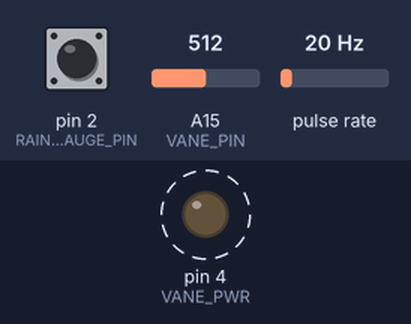
A sketch run on a simulated Arduino Mega 2560, built with avr-gcc and run on an emulated ATmega2560. Shown: output pins drawn as LEDs (lit = HIGH). Wiring (inferred from the names in the program): pulse sensor: data pin 3. Dashed ring = blinking. Inputs (shaded band) come from the test bench; at power-on: pin 2 (RAIN_GAUGE_PIN) HIGH, A15 (VANE_PIN) = 512, pulse rate 20 Hz. What the sketch prints to the serial monitor is not drawn.

Above: at 1.0 s.
Timing chart, 0 to 4.6 s (numbered marks = the images above):
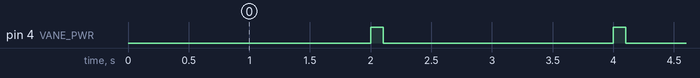

Measured:
- by itself, pin 4 (VANE_PWR): alternates HIGH for 0.10 s and LOW for 1.9 s

The sketch:

ver2.ino
```cpp
#define ANEMOMETER_PIN 3
#define ANEMOMETER_INT 1
#define VANE_PWR 4
#define VANE_PIN A15
#define RAIN_GAUGE_PIN 2
#define RAIN_GAUGE_INT 0

#define uint  unsigned int
#define ulong unsigned long

ulong nextCalcSpeed;                // When we next calc the wind speed
ulong nextCalcDir;                  // When we next calc the direction
ulong nextCalcRain;                  // When we next calc the rain drop
ulong time;                         // Millis() at each start of loop().

#define MSECS_CALC_WIND_SPEED 60000
#define MSECS_CALC_WIND_DIR   2000
#define MSECS_CALC_RAIN_FALL  90000

void setup()
{
  Serial.begin(9600);
  pinMode(ANEMOMETER_PIN,INPUT);
  digitalWrite(ANEMOMETER_PIN,HIGH);  // Turn on the internal Pull Up Resistor
  pinMode(RAIN_GAUGE_PIN,INPUT);
  digitalWrite(RAIN_GAUGE_PIN,HIGH);  // Turn on the internal Pull Up Resistor
  pinMode(VANE_PWR,OUTPUT);
  digitalWrite(VANE_PWR,LOW);
  //Specifies a named Interrupt Service Routine (ISR) to call when an interrupt occurs. Replaces any previous function that was attached to the interrupt.
  //Most Arduino boards have two external interrupts: numbers 0 (on digital pin 2) and 1 (on digital pin 3).
  attachInterrupt(RAIN_GAUGE_INT,rainGageClick,FALLING);
  attachInterrupt(ANEMOMETER_INT,anemometerClick,FALLING);

   interrupts();
   nextCalcRain = millis() + MSECS_CALC_RAIN_FALL;
   nextCalcSpeed = millis() + MSECS_CALC_WIND_SPEED;
   nextCalcDir   = millis() + MSECS_CALC_WIND_DIR;
}

void loop() {
   time = millis();

   if (time >= nextCalcSpeed) {
      double windSpeed = getUnitWind();
      Serial.print("Wind speed: ");
       Serial.print(windSpeed);
       Serial.print("  Wind speed in knots: ");
       double knots = windSpeed * 0.868976;
       Serial.println(knots);
      nextCalcSpeed = time + MSECS_CALC_WIND_SPEED;
   }
   if (time >= nextCalcDir) {
     double dir;
     dir = getWindVane();
      nextCalcDir = time + MSECS_CALC_WIND_DIR;
      Serial.print("Direction ");
      Serial.print(dir);
      Serial.print("          ");

      double gust =  getGust();
      Serial.print("  Gust is: ");
      Serial.print(gust);

       //calcWindSpeed();
      Serial.print("          ");
      Serial.print("ver2 function: ");
      calcWindSpeed();
      Serial.println();
   }
   if (time >= nextCalcRain) {
      double rain = getUnitRain();
      Serial.print("Rain Fall: ");
       Serial.println(rain);
      nextCalcRain = time + MSECS_CALC_RAIN_FALL;
   }

}


static int vaneValues[] PROGMEM=      {66, 84, 92, 127, 184, 244, 287,406,461,600, 631, 702,786,827, 889, 946};
static int vaneDirections[] PROGMEM={1125,675,900,1575,1350,2025,1800,225,450,2475,2250,3375,0,2925,3150,2700};

double getWindVane()
{
  analogReference(DEFAULT);
  digitalWrite(VANE_PWR,HIGH);
  delay(100);
  for(int n=0;n<10;n++)
  {
    analogRead(VANE_PIN);
  }

  unsigned int reading=analogRead(VANE_PIN);
  //Serial.println("");
  //Serial.println(reading);
  digitalWrite(VANE_PWR,LOW);
  unsigned int lastDiff=2048;

  for (int n=0;n<16;n++)
  {
    int diff=reading-pgm_read_word(&vaneValues[n]);
    diff=abs(diff);
    //Serial.println(diff);
    if(diff==0)
       return pgm_read_word(&vaneDirections[n])/10.0;

    if(diff>lastDiff)
    {
      return pgm_read_word(&vaneDirections[n-1])/10.0;
    }

    lastDiff=diff;
 }

  return pgm_read_word(&vaneDirections[15])/10.0;

}


#define WIND_FACTOR 2.4
#define TEST_PAUSE 60000

volatile unsigned long anem_count=0;
volatile unsigned long anem_count_2=0;
volatile unsigned long anem_last=0;
volatile unsigned long anem_min=0xffffffff;

double getUnitWind()
{
  unsigned long reading=anem_count;
  Serial.print("Anem_count: ");
  Serial.print(reading);
  Serial.println("");
  anem_count=0;
  return (WIND_FACTOR*reading)/(MSECS_CALC_WIND_SPEED/1000);
}


void calcWindSpeed() {
   int x, iSpeed;
   // This will produce kph * 10
   // (didn't calc right when done as one statement)
   long speed = 24011;
   speed *= anem_count_2;
   speed /= MSECS_CALC_WIND_DIR;
   iSpeed = speed;         // Need this for formatting below

   //Serial.print("Wind speed: ");
   x = iSpeed / 10;
   Serial.print(x);
   Serial.print('.');
   x = iSpeed % 10;
   Serial.print(x);
   Serial.println("");

   anem_count_2 = 0;        // Reset counter
}

double getGust()
{

  unsigned long reading=anem_min;
  Serial.print("Anem_min: ");
  Serial.print(reading);
  anem_min=0xffffffff;
  Serial.print("        ");
  double time=reading/1000000.0;

  return (1/(reading/1000000.0))*WIND_FACTOR;
}

void anemometerClick()
{
  long thisTime=micros()-anem_last;
  anem_last=micros();
  //Deboucning interrupts that occurs within 500μs or 0.0005s since the last interrupt
  if(thisTime>500)
  {
    anem_count++;
    anem_count_2++;
    //Serial.println("Click");
    //Serial.println("");
    if(thisTime<anem_min)
    {
      anem_min=thisTime;
    }

  }
}


#define RAIN_FACTOR 0.2794

volatile unsigned long rain_count=0;
volatile unsigned long rain_last=0;

double getUnitRain()
{

  unsigned long reading=rain_count;
  rain_count=0;
  double unit_rain=reading*RAIN_FACTOR;

  return unit_rain;
}

void rainGageClick()
{
    long thisTime=micros()-rain_last;
    rain_last=micros();
    if(thisTime>500)
    {
      rain_count++;
    }
}
```
